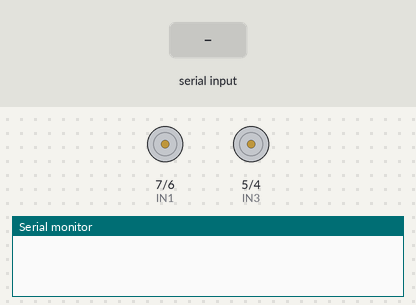
The sketch below on a simulated Arduino Uno, built with avr-gcc and run on an emulated ATmega328P. On the bench: motor-driver pin pairs drawn as motors (green arrow = first pin HIGH = forward, orange = second pin HIGH = backward, longer = more drive, scaled by the enable pin), the last lines printed to the serial monitor. The inputs (shaded band) are chosen by the test bench.

Above: at 1.2 s.
1.3 s: "b" received over Serial
At 1.43 s:
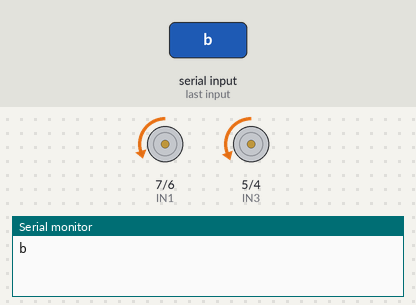
3.0 s: "g" received over Serial
At 3.09 s:
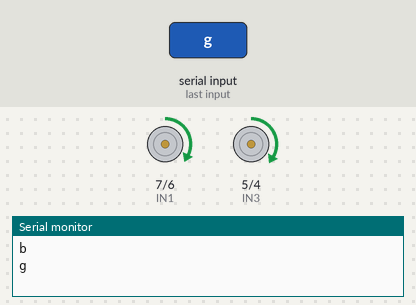
4.6 s: "1" received over Serial
At 5.8 s:
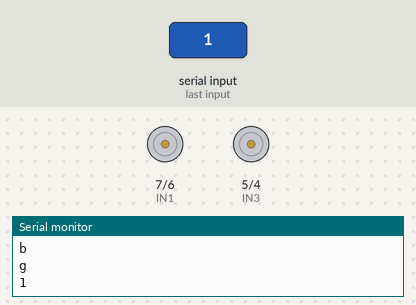
6.1 s: "6" received over Serial
At 7.0 s:
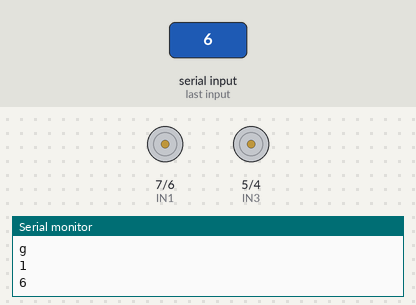
7.6 s: "2" received over Serial
At 8.4 s:
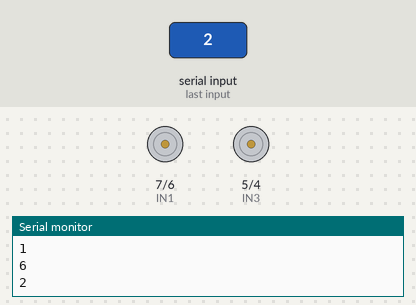
9.1 s: "7" received over Serial
At 9.5 s:
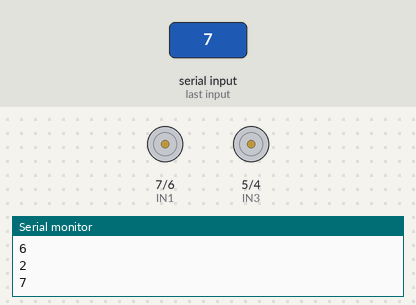
Timing chart, 0 to 11.6 s (numbered marks = the images above; inputs shaded):
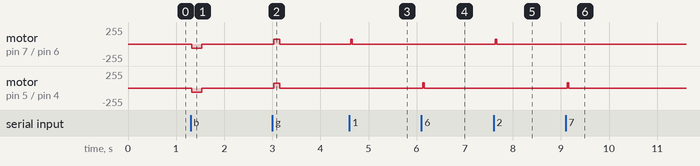

Measured:
- after the input at 1.3 s, motor on pin 7 (IN1) / pin 6 (IN2): stopped → backward 60/255 at once, → stopped 0.20 s later; motor on pin 5 (IN3) / pin 4 (IN4): stopped → backward 64/255 at once, → stopped 0.20 s later
- after the input at 3.0 s, motor on pin 7 (IN1) / pin 6 (IN2): stopped → forward 70/255 at once, → stopped 0.12 s later; motor on pin 5 (IN3) / pin 4 (IN4): stopped → forward 74/255 at once, → stopped 0.12 s later
- after the input at 4.6 s, motor on pin 7 (IN1) / pin 6 (IN2): stopped → forward 75/255 at once, → stopped 0.03 s later
- after the input at 6.1 s, motor on pin 5 (IN3) / pin 4 (IN4): stopped → forward 80/255 at once, → stopped 0.03 s later
- after the input at 7.6 s, motor on pin 7 (IN1) / pin 6 (IN2): stopped → forward 75/255 at once, → stopped 0.04 s later
- after the input at 9.1 s, motor on pin 5 (IN3) / pin 4 (IN4): stopped → forward 80/255 at once, → stopped 0.04 s later

The sketch:

DK_XE.ino
```cpp
#define enA 9
#define enB 10
#define IN1 7 //L298N
#define IN2 6
#define IN3 5
#define IN4 4
String command;

void setup(){
  Serial.begin(9600);
  pinMode(IN1,OUTPUT);
  pinMode(IN2,OUTPUT);
  pinMode(IN3,OUTPUT);
  pinMode(IN4,OUTPUT);
  pinMode(enA,OUTPUT);
  pinMode(enB,OUTPUT);

}
void motorControlNoSpeed (byte in1,byte in2, byte direct)
{

switch (direct)
  {
    case 0:// Dc ko quay
      digitalWrite(in1,LOW);
      digitalWrite(in2,LOW);
      break;
    case 1:// Quay chieu 1
      digitalWrite(in1,HIGH);
      digitalWrite(in2,LOW);
      break;
    case 2:// Quay  chiều 2
      digitalWrite(in1,LOW);
      digitalWrite(in2,HIGH);
      break;
    //default:
  }
}
void robotMover (byte inR1, byte inR2, byte inL1, byte inL2, byte action)
{
  switch (action)
  {
    case 0:// dừng

      motorControlNoSpeed(inR1, inR2, 0);
      motorControlNoSpeed(inL1, inL2, 0);
      break;
    case 1: // đi lên

      analogWrite(enA,70);
      analogWrite(enB,74);
      motorControlNoSpeed(inR1, inR2, 1);
      motorControlNoSpeed(inL1, inL2, 1);

      break;
    case 2:// đi lùi
      analogWrite(enA,60);
      analogWrite(enB,64);

      motorControlNoSpeed(inR1, inR2, 2);
      motorControlNoSpeed(inL1, inL2, 2);
      break;
    case 3:// lệch trái 1

      analogWrite(enA,75);
      analogWrite(enB,0);
      motorControlNoSpeed(inR1, inR2, 1);
      motorControlNoSpeed(inL1, inL2, 1);
      break;
    case 4:// lệch trái 2
      analogWrite(enA,60);
      analogWrite(enB,64);
      motorControlNoSpeed(inR1, inR2, 1);
      motorControlNoSpeed(inL1, inL2, 1);
      break;
    case 5:// lệch phải 1
      analogWrite(enA,0);
      analogWrite(enB,80);
      motorControlNoSpeed(inR1, inR2, 1);
      motorControlNoSpeed(inL1, inL2, 1);
      break;
    case 6://lệch phải 2
      analogWrite(enA,63);
      analogWrite(enB,73);
      motorControlNoSpeed(inR1, inR2, 1);
      motorControlNoSpeed(inL1, inL2, 1);
      break;
    case 7:// quay phải
      analogWrite(enA,60);
      analogWrite(enB,0);
      motorControlNoSpeed(inR1, inR2, 1);
      motorControlNoSpeed(inL1, inL2, 2);
      break;
    case 8: //quay trái
      analogWrite(enA,0);
      analogWrite(enB,60);
      motorControlNoSpeed(inR1, inR2, 2);
      motorControlNoSpeed(inL1, inL2, 1);
      break;
    default:
      action = 0;

  }
}
void loop(){


  if(Serial.available() > 0) {

    //goi ham string command
    Serial.setTimeout(30);// xet thoi gian nhan bien
     command = Serial.readString();
    Serial.println(command[0]);
     switch(command[0]){
     case 'p':// xe dung
     robotMover(IN1,IN2,IN3,IN4,0);
     break;

     case 'b'://lùi
     robotMover(IN1,IN2,IN3,IN4,2);
     //Serial.println("xe di lui");
     delay(200);
     robotMover(IN1,IN2,IN3,IN4,0);
     delay(10);
     break;
     case 'g':// lên
     robotMover(IN1,IN2,IN3,IN4,1);
     //Serial.println("xe di thang");
     delay(120);
     robotMover(IN1,IN2,IN3,IN4,0);
     delay(50);
     break;
     case '1'://đi lệch trái 1
     //robotMover(IN1,IN2,IN3,IN4,1);
     //delay(100);
     //robotMover(IN1,IN2,IN3,IN4,0);
     //delay(30);
     robotMover(IN1,IN2,IN3,IN4,3);
     delay(30);
     robotMover(IN1,IN2,IN3,IN4,0);
     delay(100);
     break;
     case '2'://đi lệch trái 2
     //robotMover(IN1,IN2,IN3,IN4,1);
     //delay(80);
     //robotMover(IN1,IN2,IN3,IN4,0);
    // delay(30);
     robotMover(IN1,IN2,IN3,IN4,3);
     delay(35);
     robotMover(IN1,IN2,IN3,IN4,0);
     delay(100);
     break;
     case '3'://đi lệch trái 3
     //robotMover(IN1,IN2,IN3,IN4,1);
     //delay(60);
     //robotMover(IN1,IN2,IN3,IN4,0);
     //delay(30);
     robotMover(IN1,IN2,IN3,IN4,3);
     delay(40);
     robotMover(IN1,IN2,IN3,IN4,0);
     delay(100);
     break;
     case '4'://đi lệch trái 4
     //robotMover(IN1,IN2,IN3,IN4,1);
     //delay(50);
     //robotMover(IN1,IN2,IN3,IN4,0);
     //delay(30);
     robotMover(IN1,IN2,IN3,IN4,3);
     delay(45);
     robotMover(IN1,IN2,IN3,IN4,0);
     delay(100);
     break;
     case '5':// đi lệch trái 5
     //robotMover(IN1,IN2,IN3,IN4,1);
     //delay(40);
     //robotMover(IN1,IN2,IN3,IN4,0);
     //delay(30);
     robotMover(IN1,IN2,IN3,IN4,3);
     delay(50);
     robotMover(IN1,IN2,IN3,IN4,0);
     delay(100);
     break;
     case '6'://đi lệch phải 1
     //robotMover(IN1,IN2,IN3,IN4,1);
     //delay(100);
     //robotMover(IN1,IN2,IN3,IN4,0);
     //delay(30);
     robotMover(IN1,IN2,IN3,IN4,5);
     delay(30);
     robotMover(IN1,IN2,IN3,IN4,0);
     delay(100);
     break;
     case '7'://đi lệch phải 2
     //robotMover(IN1,IN2,IN3,IN4,1);
     //delay(80);
     //robotMover(IN1,IN2,IN3,IN4,0);
     //delay(30);
     robotMover(IN1,IN2,IN3,IN4,5);
     delay(35);
     robotMover(IN1,IN2,IN3,IN4,0);
     delay(100);
     break;
     case '8'://đi lệch phải 3
     //robotMover(IN1,IN2,IN3,IN4,1);
     //delay(60);
     //robotMover(IN1,IN2,IN3,IN4,0);
     //delay(30);
     robotMover(IN1,IN2,IN3,IN4,5);
     delay(40);
     robotMover(IN1,IN2,IN3,IN4,0);
     delay(100);
     break;
     case '9'://đi lệch phải 4
     //robotMover(IN1,IN2,IN3,IN4,1);
     //delay(50);
     //robotMover(IN1,IN2,IN3,IN4,0);
     //delay(30);
     robotMover(IN1,IN2,IN3,IN4,5);
     delay(45);
     robotMover(IN1,IN2,IN3,IN4,0);
     delay(100);
     break;
     case '10':// đi lệch phải 5
     //robotMover(IN1,IN2,IN3,IN4,1);
     //delay(40);
     //robotMover(IN1,IN2,IN3,IN4,0);
     //delay(30);
     robotMover(IN1,IN2,IN3,IN4,5);
     delay(50);
     robotMover(IN1,IN2,IN3,IN4,0);
     delay(100);
     break;

     }
  }
}
```
